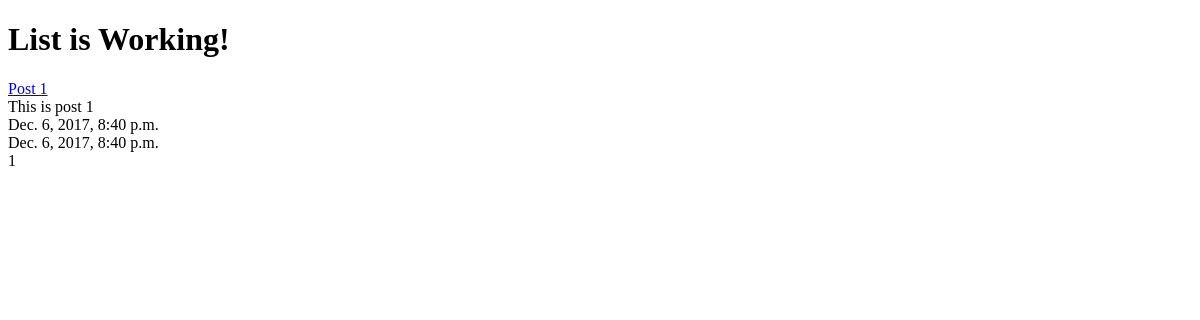
/posts/, run on an earlier commit of the app's database.
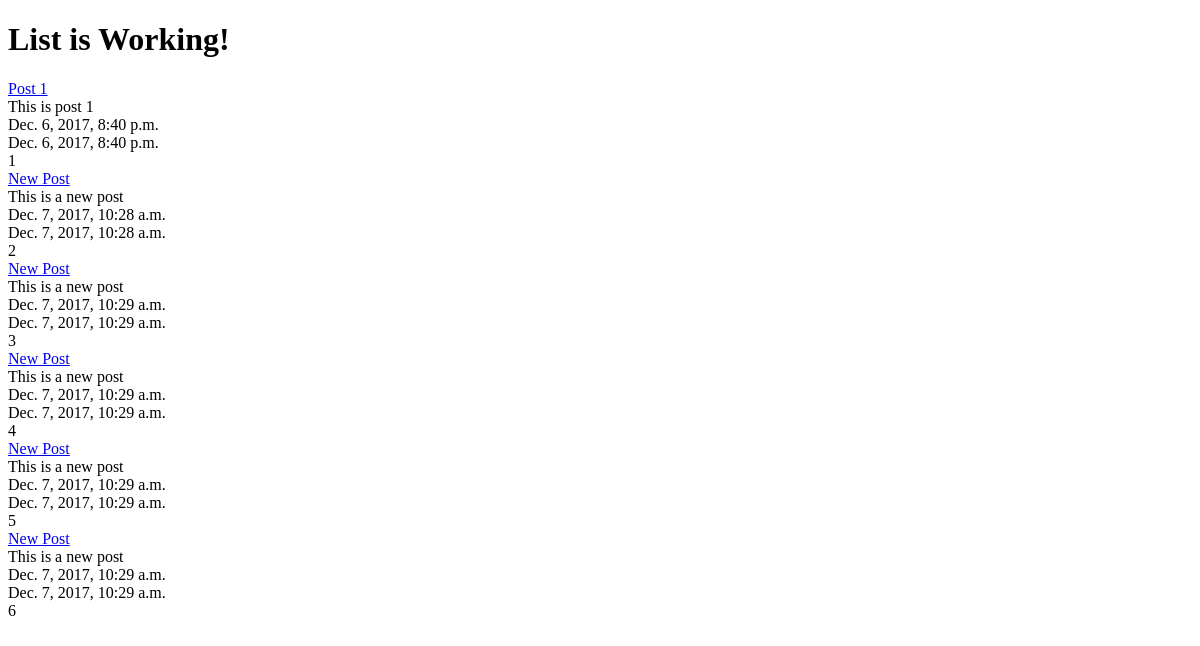
And on a later commit of the database.
### posts/models.py (models this page shows, shortened)
class Post(models.Model):
    title = models.CharField(max_length = 120)
    content = models.TextField()
    updated = models.DateTimeField(auto_now=True, auto_now_add=False)
    timestamp = models.DateTimeField(auto_now=False, auto_now_add=True)
    def get_absolute_url(self):
        return reverse("posts:detail", kwargs={"id": self.id})

### posts/views.py (the view)
def post_list(request):
    queryset = Post.objects.all()
    context = {
        "object_list" : queryset,
        "title" : "List"
    }
    return render(request, "index.html", context)

### templates/index.html
<!DOCTYPE html>
<html>
<body>
  <h1>{{ title }} is Working!</h1>
  {% for obj in object_list %}
  <a href='{{ obj.get_absolute_url }}'>{{ obj.title }}</a> <br />
  {{ obj.content }} <br />
  {{ obj.updated }} <br />
  {{ obj.timestamp }} <br />
  {{ obj.id }} <br />
  {% endfor %}
</body>
</html>

What changed in the data, as far as the page shows it:
added Post: title "New Post", content "This is a new post", updated "Dec. 7, 2017, 10:28 a.m.", timestamp "Dec. 7, 2017, 10:28 a.m.", id "2"
added Post: title "New Post", content "This is a new post", updated "Dec. 7, 2017, 10:29 a.m.", timestamp "Dec. 7, 2017, 10:29 a.m.", id "3"
added Post: title "New Post", content "This is a new post", updated "Dec. 7, 2017, 10:29 a.m.", timestamp "Dec. 7, 2017, 10:29 a.m.", id "4"
added Post: title "New Post", content "This is a new post", updated "Dec. 7, 2017, 10:29 a.m.", timestamp "Dec. 7, 2017, 10:29 a.m.", id "5"
added Post: title "New Post", content "This is a new post", updated "Dec. 7, 2017, 10:29 a.m.", timestamp "Dec. 7, 2017, 10:29 a.m.", id "6"
